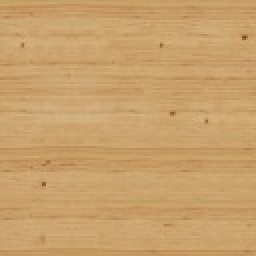
#> input picture Projet 2/floor.jpg, 128 x 128 px (shown 2 times larger)
$ python bake_floor_dark.py
#> lines starting #> are read from the running program, lines starting #| are printed output that depends on the picture
from PIL import Image

img = Image.open("floor.jpg").convert("RGBA")
overlay = Image.new("RGBA", img.size, (0, 0, 0, 100))
result = Image.alpha_composite(img, overlay)
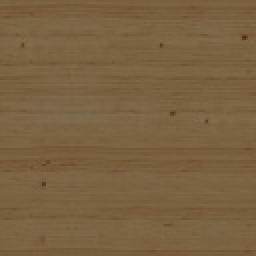
#> result: PIL image 128x128 RGBA (shown 2 times larger); mean R, G, B, A 122.1, 97.7, 65.7, 255
result.save("floor_darkened.png")
